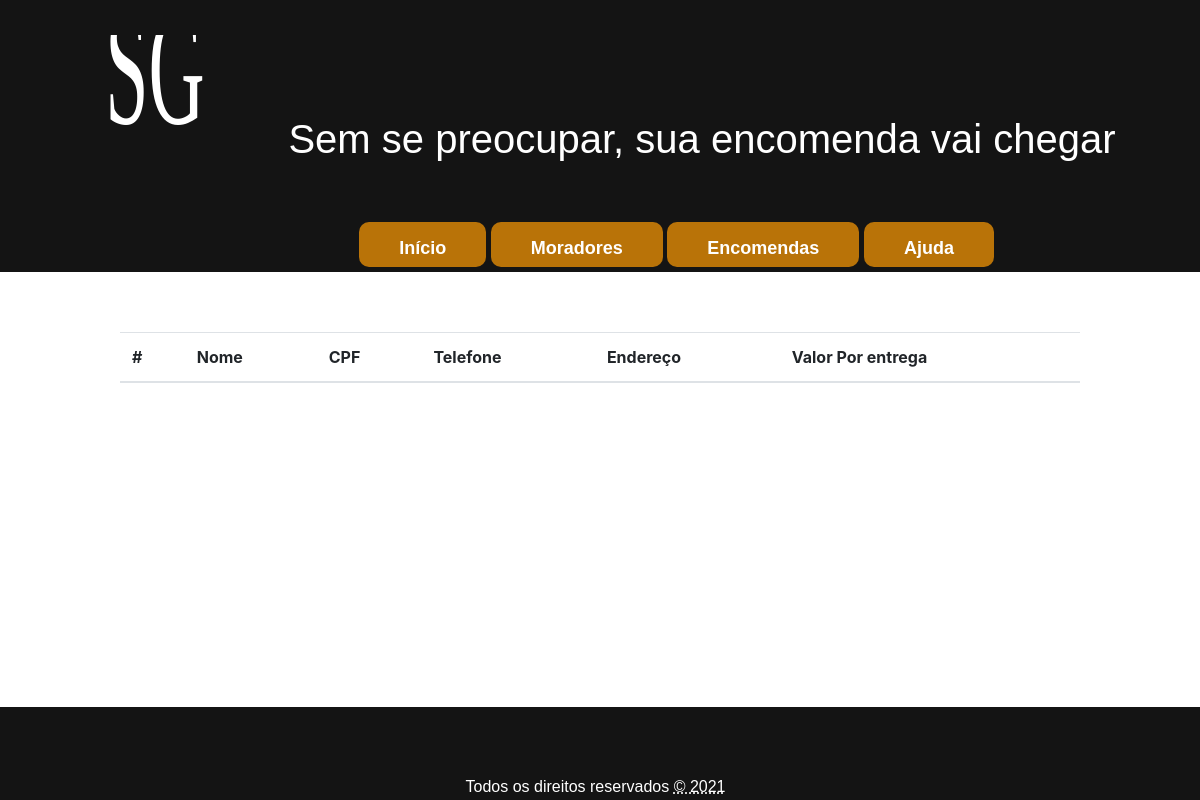
Before: /pages/recebedores/recebedor.php with the older database file.
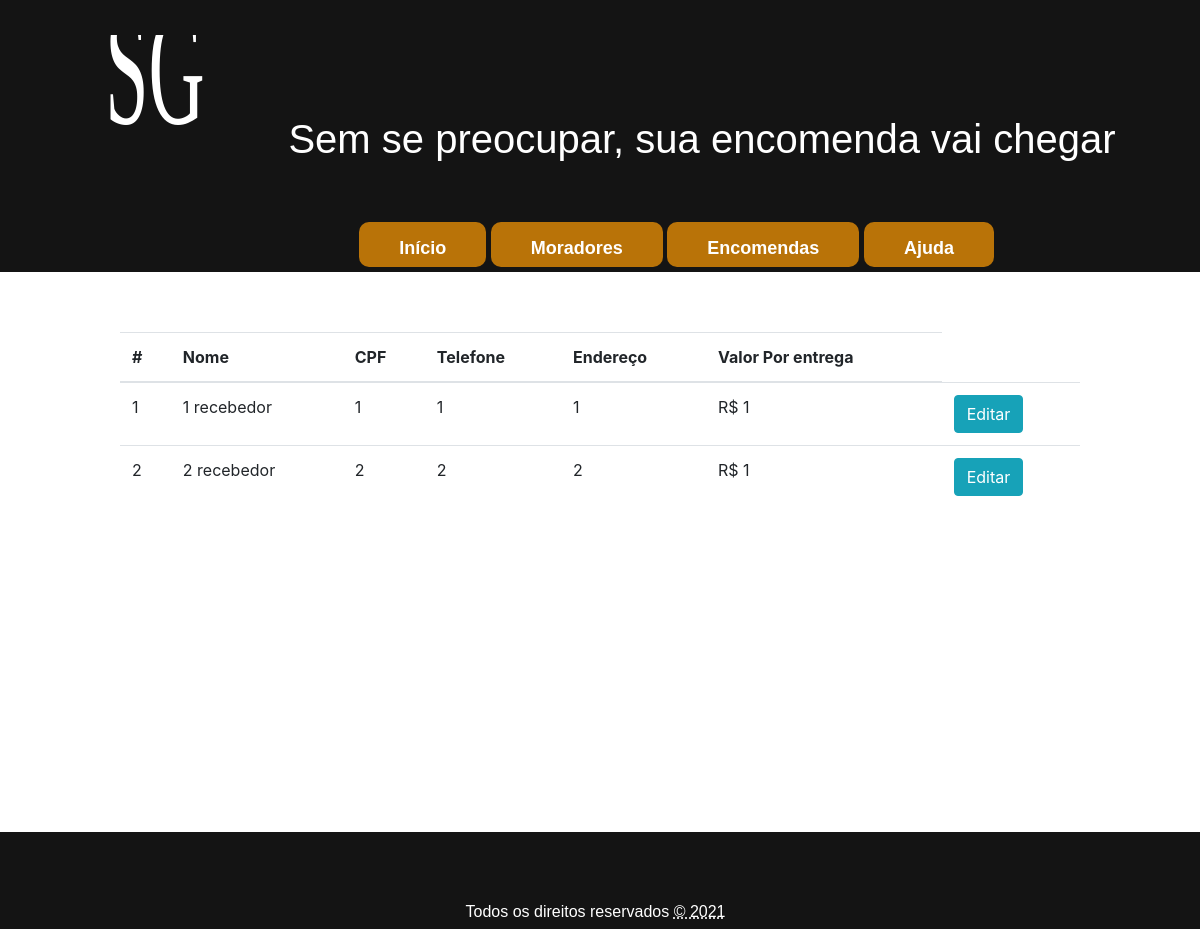
After: the same page with the newer database file.
### tables this page shows
CREATE TABLE morador (
	
	id 			INT 			NOT NULL AUTO_INCREMENT,	
	nome 		VARCHAR(50) 	NOT NULL,
	cpf 		VARCHAR(14)	 	NOT NULL UNIQUE,
	telefone 	VARCHAR(20)		NOT NULL,
	endereco	VARCHAR(100)	NOT NULL,
	recebe 		INT 			NOT NULL,
	excluido 	INT 			NOT NULL,
	senha 		VARCHAR(8) 		NOT NULL,
	PRIMARY KEY (id)	
);

### database/funcoes_gerais.php (called while the page is built, shortened)
<?php
class Funcoes_gerais {
	private $conn;
	public function __construct($db) {
		$this->conn = $db;
	}
	public function selectRegistroGeral($query) {
        $lista = array();
        $result = $this->conn->query($query);
        if ($result->rowCount() > 0) {
			foreach ($result as $data) {
			 	array_push($lista, $data);
            }
		}
		return $lista;
    }
}
?>

### pages/recebedores/recebedor.php (the view, shortened to what this page needs)
<?php
include("../../template/top.php");
include_once "../../database/funcoes_gerais.php";
?>
<head>
	<link rel="stylesheet" href="./recebedor.css">
</head>
<?php
$database = new Database();
$db = $database->getConnection();
$recebedor = new Funcoes_gerais($db);
$query = "SELECT
              morador.nome, morador.cpf, morador.telefone, morador.endereco, entregas.qnt_entregas
          FROM
              morador morador
          LEFT OUTER JOIN
              entrega_realizada entregas ON morador.id = entregas.morador_entrega_id
          WHERE
              morador.recebe = 1 AND morador.excluido = 0";
$lista_recebedores = $recebedor->selectRegistroGeral($query);
$valor_base = $recebedor->selectRegistroGeral("SELECT valor_base_por_entrega FROM valor_entrega");
?>
<table class="table">
	<thead>
		<tr>
			<th scope="col">#</th>
			<th scope="col">Nome</th>
			<th scope="col">CPF</th>
			<th scope="col">Telefone</th>
			<th scope="col">Endereço</th>
			<th scope="col">Valor Por entrega</th>
		</tr>
	</thead>
	<tbody>
		<?php
		$qnt_recebedor = 1;
		foreach ($lista_recebedores as $recebedor) {
			echo "
			<tr>
			<td>{$qnt_recebedor}</td>
			<td>{$lista_recebedores[$qnt_recebedor-1][0]}</td>
			<td>{$lista_recebedores[$qnt_recebedor-1][1]}</td>
			<td>{$lista_recebedores[$qnt_recebedor-1][2]}</td>
			<td>{$lista_recebedores[$qnt_recebedor-1][3]}</td>
			<td> R$ " . ($valor_base[0][0] + ($lista_recebedores[$qnt_recebedor-1][4] * 0.03)) . "</td>
            <td>
                <form action='/SGE/src/pages/moradores/editar/editar.php' method='POST' name='Form'>
                    <button type='submit' class='btn btn-info' name='btn_recebedor_id' value='{$lista_recebedores[$qnt_recebedor-1][1]}'>Editar
                    </button>
                </form>
            </td>
			</tr>
			";
			$qnt_recebedor++;
		}
		?>
	</tbody>
</table>
<?php include("../../template/bottom.php"); ?>

Changed rows visible on the page:
now on this page (row edited): morador: nome "1 recebedor", cpf "1", telefone "1", endereco "1", qnt_recebedor "1"
now on this page (row edited): morador: nome "2 recebedor", cpf "2", telefone "2", endereco "2", qnt_recebedor "1"
